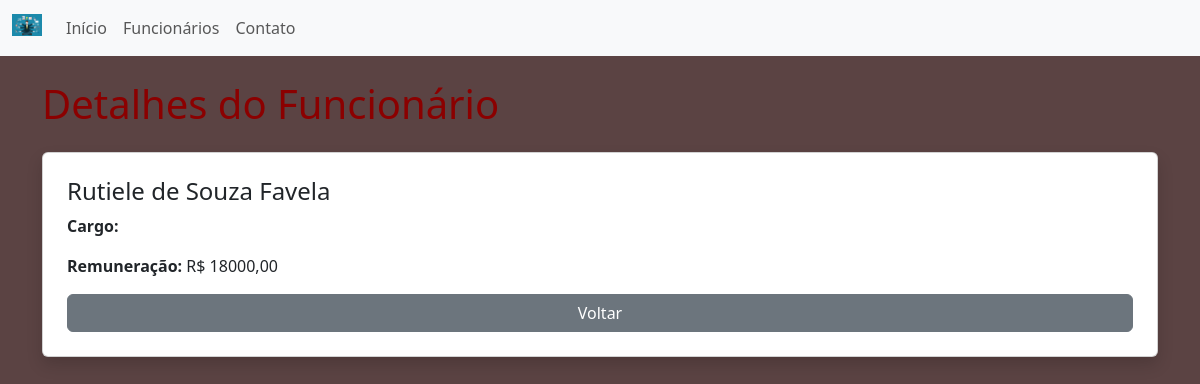
Screenshot of /website/funcionarios/23/ with the database file from the repository.
### funcionarios/models.py (models this page shows, shortened)
class Funcionarios(models.Model):
    nome = models.CharField(
        max_length=255,
        null = False,
        blank = False
    )
    sobrenome = models.CharField(
        max_length=255,
        null = False,
        blank = False
    )
    cpf = models.CharField(
        max_length=14,
        null = False,
        blank = False
    )
    tempo_de_servico = models.IntegerField(
        default=0,
        null=False,
        blank=False
    )
    remuneracao = models.DecimalField(
        max_digits=8,
        decimal_places=2,
        null=False,
        blank=False
    )
    objects = models.Manager()

### website/views.py (the view)
# urls.py: path('funcionarios/<int:id>/', views.detalhes_funcionario, name='detalhes'),
def detalhes_funcionario(request, id):
    funcionarios = get_object_or_404(Funcionarios, pk=id)
    contexto = {
        "funcionario": funcionarios,
        "autor": settings.AUTOR_SISTEMA}
    return render(request, 'website/detalhesFuncionario.html', contexto)

### website/templates/website/detalhesFuncionario.html (shortened to what this page needs)
{% extends 'website/base.html' %}
{% block content %}
<h1 class="mb-4">Detalhes do Funcionário</h1>
<div class="card shadow p-4">
    <h4>{{ funcionario.nome }} {{ funcionario.sobrenome }}</h4>
    <p><strong>Cargo:</strong> {{ funcionario.cargo }}</p>
    <p><strong>Remuneração:</strong> R$ {{ funcionario.remuneracao }}</p>
    <a href="{% url 'website:listar' %}" class="btn btn-secondary">Voltar</a>
</div>
{% endblock %}

### website/static/website/css/style.css (style rules this page uses)
body { background-color: rgb(91, 67, 67); }
h1 { color: darkred; }

### rows the page displays
Funcionarios: nome "Rutiele", sobrenome "de Souza Favela", remuneracao "18000,00"
